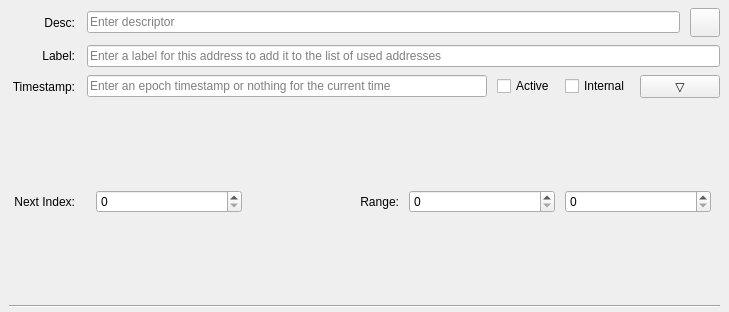
<?xml version="1.0" encoding="UTF-8"?>
<ui version="4.0">
 <class>ImportEntry</class>
 <widget class="QStackedWidget" name="ImportEntry">
  <property name="geometry">
   <rect>
    <x>0</x>
    <y>0</y>
    <width>729</width>
    <height>150</height>
   </rect>
  </property>
  <property name="focusPolicy">
   <enum>Qt::TabFocus</enum>
  </property>
  <property name="autoFillBackground">
   <bool>false</bool>
  </property>
  <widget class="QFrame" name="importDescriptorsEntry">
   <property name="frameShape">
    <enum>QFrame::NoFrame</enum>
   </property>
   <layout class="QGridLayout" name="gridLayoutDescriptor">
    <property name="sizeConstraint">
     <enum>QLayout::SetMinimumSize</enum>
    </property>
    <property name="topMargin">
     <number>8</number>
    </property>
    <property name="bottomMargin">
     <number>4</number>
    </property>
    <property name="horizontalSpacing">
     <number>12</number>
    </property>
    <property name="verticalSpacing">
     <number>8</number>
    </property>
    <item row="0" column="0">
     <widget class="QLabel" name="descriptorLabel">
      <property name="text">
       <string>Desc:</string>
      </property>
      <property name="alignment">
       <set>Qt::AlignRight|Qt::AlignTrailing|Qt::AlignVCenter</set>
      </property>
     </widget>
    </item>
    <item row="0" column="1">
     <layout class="QHBoxLayout" name="payToLayout">
      <property name="spacing">
       <number>10</number>
      </property>
      <item>
       <widget class="QLineEdit" name="descriptor">
        <property name="toolTip">
         <string>Enter descriptor</string>
        </property>
        <property name="placeholderText">
         <string>Enter descriptor</string>
        </property>
       </widget>
      </item>
      <item>
       <widget class="QToolButton" name="deleteDescriptorButton">
        <property name="toolTip">
         <string>Remove this entry</string>
        </property>
        <property name="text">
         <string/>
        </property>
        <property name="icon">
         <iconset resource="../bitcoin.qrc">
          <normaloff>:/icons/remove</normaloff>:/icons/remove</iconset>
        </property>
        <property name="iconSize">
         <size>
          <width>22</width>
          <height>22</height>
         </size>
        </property>
       </widget>
      </item>
     </layout>
    </item>
    <item row="1" column="0">
     <widget class="QLabel" name="labelLabel">
      <property name="text">
       <string>Label:</string>
      </property>
      <property name="alignment">
       <set>Qt::AlignRight|Qt::AlignTrailing|Qt::AlignVCenter</set>
      </property>
     </widget>
    </item>
    <item row="1" column="1">
     <widget class="QLineEdit" name="label">
      <property name="toolTip">
       <string>Label to assign to the address, only allowed with internal=false</string>
      </property>
      <property name="placeholderText">
       <string>Enter a label for this address to add it to the list of used addresses</string>
      </property>
     </widget>
    </item>
    <item row="2" column="0">
     <widget class="QLabel" name="timestampLabel">
      <property name="text">
       <string> Timestamp:</string>
      </property>
      <property name="alignment">
       <set>Qt::AlignRight|Qt::AlignTrailing|Qt::AlignVCenter</set>
      </property>
     </widget>
    </item>
    <item row="2" column="1">
     <layout class="QHBoxLayout" name="horizontalLayoutTimestamp" stretch="0,0,0">
      <property name="spacing">
       <number>10</number>
      </property>
      <item>
       <widget class="QLineEdit" name="timestamp">
        <property name="toolTip">
         <string>Enter an epoch timestamp or nothing for the current time</string>
        </property>
        <property name="placeholderText">
         <string>Enter an epoch timestamp or nothing for the current time</string>
        </property>
       </widget>
      </item>
      <item>
       <widget class="QCheckBox" name="checkboxActive">
        <property name="text">
         <string>Active</string>
        </property>
        <property name="toolTip">
         <string>The fee will be deducted from the amount being sent. The recipient will receive less bitcoins than you enter in the amount field. If multiple recipients are selected, the fee is split equally.</string>
        </property>
       </widget>
      </item>
      <item>
       <widget class="QCheckBox" name="checkboxInternal">
        <property name="text">
         <string>Internal</string>
        </property>
        <property name="toolTip">
         <string>The fee will be deducted from the amount being sent. The recipient will receive less bitcoins than you enter in the amount field. If multiple recipients are selected, the fee is split equally.</string>
        </property>
       </widget>
      </item>
      <item>
       <widget class="QPushButton" name="hiddenButton">
        <property name="text">
         <string>▽</string>
        </property>
       </widget>
      </item>
     </layout>
    </item>
    <item row="3" column="0" >
     <widget class="QLabel" name="nextIndexLabel">
      <property name="text">
       <string>Next Index:</string>
      </property>
      <property name="alignment">
       <set>Qt::AlignRight|Qt::AlignTrailing|Qt::AlignVCenter</set>
      </property>
     </widget>
    </item>
    <item row="3" column="1">
     <widget class="QWidget" name="hiddenMenu">
      <layout class="QHBoxLayout" name="nextIndexLayout">
       <property name="spacing">
        <number>10</number>
       </property>
       <item>
        <widget class="QSpinBox" name="nextIndex">
         <property name="toolTip">
          <string>If a ranged descriptor is set to active, this specifies the next index to generate addresses from</string>
         </property>
        </widget>
       </item>
       <item>
        <widget class="QLabel" name="range">
         <property name="text">
          <string>Range:</string>
         </property>
         <property name="alignment">
          <set>Qt::AlignRight|Qt::AlignTrailing|Qt::AlignVCenter</set>
         </property>
        </widget>
       </item>
       <item>
        <widget class="QSpinBox" name="startRange">
         <property name="toolTip">
          <string>If a ranged descriptor is used, this specifies the end or the range (in the form [begin,end]) to import</string>
         </property>
        </widget>
       </item>
       <item>
        <widget class="QSpinBox" name="endRange">
         <property name="toolTip">
          <string>If a ranged descriptor is used, this specifies the end or the range (in the form [begin,end]) to import</string>
         </property>
        </widget>
       </item>
      </layout>
     </widget>
    </item>
    <item row="4" column="0" colspan="2">
     <widget class="Line" name="line">
      <property name="orientation">
       <enum>Qt::Horizontal</enum>
      </property>
     </widget>
    </item>
   </layout>
  </widget>
  <widget class="QFrame" name="importMultiEntry">
   <property name="frameShape">
    <enum>QFrame::NoFrame</enum>
   </property>
   <layout class="QGridLayout" name="gridLayoutMulti">
    <property name="topMargin">
     <number>8</number>
    </property>
    <property name="bottomMargin">
     <number>4</number>
    </property>
    <property name="horizontalSpacing">
     <number>12</number>
    </property>
    <property name="verticalSpacing">
     <number>8</number>
    </property>
    <item row="0" column="0" colspan="2">
     <layout class="QHBoxLayout">
      <property name="spacing">
       <number>10</number>
      </property>
     <item>
      <widget class="QRadioButton" name="importScriptPubKeyRadio">
       <property name="text">
        <string>Import scriptPubKey</string>
       </property>
       <property name="checked">
        <bool>true</bool>
       </property>
      </widget>
     </item>
     <item>
      <widget class="QRadioButton" name="importDescriptorRadio">
       <property name="text">
        <string>Import Descriptor</string>
       </property>
      </widget>
     </item>
     <item>
      <widget class="QToolButton" name="deleteMultiButton">
       <property name="toolTip">
        <string>Remove this entry</string>
       </property>
       <property name="text">
        <string/>
       </property>
       <property name="icon">
        <iconset resource="../bitcoin.qrc">
         <normaloff>:/icons/remove</normaloff>:/icons/remove</iconset>
       </property>
       <property name="iconSize">
        <size>
         <width>22</width>
         <height>22</height>
        </size>
       </property>
      </widget>
     </item>
     </layout>
    </item>
    <item row="1" column="0">
     <widget class="QLabel" name="scriptPubKeyLabel">
      <property name="text">
       <string>scriptPubKey:</string>
      </property>
      <property name="alignment">
       <set>Qt::AlignRight|Qt::AlignTrailing|Qt::AlignVCenter</set>
      </property>
     </widget>
    </item>
    <item row="1" column="1">
     <layout class="QHBoxLayout" name="horizontalLayoutHideScript" stretch="0,0,0">
      <property name="spacing">
       <number>10</number>
      </property>
      <item>
       <widget class="QLineEdit" name="scriptPubKey">
        <property name="toolTip">
         <string>Enter Address or scriptPubKey</string>
        </property>
        <property name="placeholderText">
         <string>Enter Address or scriptPubKey</string>
        </property>
       </widget>
      </item>
      <item>
       <widget class="QPushButton" name="hideScriptsButton">
        <property name="text">
         <string>▽</string>
        </property>
       </widget>
      </item>
     </layout>
    </item>
    <item row="2" column="0">
     <widget class="QLabel" name="redeemScriptLabel">
      <property name="text">
       <string>Redeem Script:</string>
      </property>
      <property name="alignment">
       <set>Qt::AlignRight|Qt::AlignTrailing|Qt::AlignVCenter</set>
      </property>
     </widget>
    </item>
    <item row="2" column="1">
     <widget class="QLineEdit" name="redeemScript">
      <property name="toolTip">
       <string>Allowed only if the scriptPubKey is a P2SH or P2SH-P2WSH address/scriptPubKey</string>
      </property>
      <property name="placeholderText">
       <string>Allowed only if the scriptPubKey is a P2SH or P2SH-P2WSH address/scriptPubKey</string>
      </property>
     </widget>
    </item>
    <item row="3" column="0">
     <widget class="QLabel" name="witnessScriptLabel">
      <property name="text">
       <string>Witness Script:</string>
      </property>
      <property name="alignment">
       <set>Qt::AlignRight|Qt::AlignTrailing|Qt::AlignVCenter</set>
      </property>
     </widget>
    </item>
    <item row="3" column="1">
     <widget class="QLineEdit" name="witnessScript">
      <property name="toolTip">
       <string>Allowed only if the scriptPubKey is a P2SH or P2SH-P2WSH address/scriptPubKey</string>
      </property>
      <property name="placeholderText">
       <string>Allowed only if the scriptPubKey is a P2SH or P2SH-P2WSH address/scriptPubKey</string>
      </property>
     </widget>
    </item>
    <item row="4" column="0">
     <widget class="QLabel" name="publicKeyLabel">
      <property name="text">
       <string>Public Key:</string>
      </property>
      <property name="alignment">
       <set>Qt::AlignRight|Qt::AlignTrailing|Qt::AlignVCenter</set>
      </property>
     </widget>
    </item>
    <item row="4" column="1">
     <widget class="QLineEdit" name="publicKey">
      <property name="toolTip">
       <string>Enter Public Keys comma separated (e.g. value1,value2,value3)</string>
      </property>
      <property name="placeholderText">
       <string>Enter Public Keys comma separated (e.g. value1,value2,value3)</string>
      </property>
     </widget>
    </item>
    <item row="5" column="0" >
     <widget class="QLabel" name="descLabelMulti">
      <property name="text">
       <string>Descriptor:</string>
      </property>
      <property name="alignment">
       <set>Qt::AlignRight|Qt::AlignTrailing|Qt::AlignVCenter</set>
      </property>
     </widget>
    </item>
    <item row="5" column="1">
     <widget class="QWidget" name="descMulti">
      <layout class="QHBoxLayout" name="descLayoutMulti">
       <property name="spacing">
        <number>10</number>
       </property>
       <item>
        <widget class="QLineEdit" name="desccMulti">
         <property name="toolTip">
          <string>Enter descriptor</string>
         </property>
         <property name="placeholderText">
          <string>Enter descriptor</string>
         </property>
        </widget>
       </item>
       <item>
        <widget class="QLabel" name="rangeMulti">
         <property name="text">
          <string>Range:</string>
         </property>
         <property name="alignment">
          <set>Qt::AlignRight|Qt::AlignTrailing|Qt::AlignVCenter</set>
         </property>
        </widget>
       </item>
       <item>
        <widget class="QSpinBox" name="startRangeMulti">
         <property name="toolTip">
          <string>If a ranged descriptor is used, this specifies the end or the range (in the form [begin,end]) to import</string>
         </property>
        </widget>
       </item>
       <item>
        <widget class="QSpinBox" name="endRangeMulti">
         <property name="toolTip">
          <string>If a ranged descriptor is used, this specifies the end or the range (in the form [begin,end]) to import</string>
         </property>
        </widget>
       </item>
      </layout>
     </widget>
    </item>
    <item row="6" column="0">
     <widget class="QLabel" name="privateKeyLabel">
      <property name="text">
       <string>Private Key:</string>
      </property>
      <property name="alignment">
       <set>Qt::AlignRight|Qt::AlignTrailing|Qt::AlignVCenter</set>
      </property>
     </widget>
    </item>
    <item row="6" column="1">
     <widget class="QLineEdit" name="privateKey">
      <property name="toolTip">
       <string>Enter Private Keys comma separated (e.g. value1,value2,value3)</string>
      </property>
      <property name="placeholderText">
       <string>Enter Private Keys comma separated (e.g. value1,value2,value3)</string>
      </property>
     </widget>
    </item>
    <item row="7" column="0">
     <widget class="QLabel" name="timestampLabelMulti">
      <property name="text">
       <string> Timestamp:</string>
      </property>
      <property name="alignment">
       <set>Qt::AlignRight|Qt::AlignTrailing|Qt::AlignVCenter</set>
      </property>
     </widget>
    </item>
    <item row="7" column="1">
     <layout class="QHBoxLayout" name="horizontalLayoutTimestampMulti" stretch="0,0,0">
      <property name="spacing">
       <number>10</number>
      </property>
      <item>
       <widget class="QLineEdit" name="timestampMulti">
        <property name="toolTip">
         <string>Enter an epoch timestamp or nothing for the current time</string>
        </property>
        <property name="placeholderText">
         <string>Enter an epoch timestamp or nothing for the current time</string>
        </property>
       </widget>
      </item>
      <item>
       <widget class="QCheckBox" name="checkboxInternalMulti">
        <property name="text">
         <string>Internal</string>
        </property>
        <property name="toolTip">
         <string>Stating whether matching outputs should be treated as not incoming payments (also known as change)</string>
        </property>
       </widget>
      </item>
      <item>
       <widget class="QCheckBox" name="checkboxKeyPoolMulti">
        <property name="text">
         <string>Key Pool</string>
        </property>
        <property name="toolTip">
         <string>Stating whether imported public keys should be added to the keypool for when users request new addresses. Only allowed when wallet private keys are disabled</string>
        </property>
       </widget>
      </item>
      <item>
       <widget class="QCheckBox" name="checkboxWatchOnlyMulti">
        <property name="text">
         <string>Watch only</string>
        </property>
        <property name="toolTip">
         <string>Stating whether matching outputs should be considered watchonly.</string>
        </property>
       </widget>
      </item>
     </layout>
    </item>
    <item row="8" column="0">
     <widget class="QLabel" name="labelLabelMulti">
      <property name="text">
       <string>Label:</string>
      </property>
      <property name="alignment">
       <set>Qt::AlignRight|Qt::AlignTrailing|Qt::AlignVCenter</set>
      </property>
     </widget>
    </item>
    <item row="8" column="1">
     <widget class="QLineEdit" name="labelMulti">
      <property name="toolTip">
       <string>Label to assign to the address, only allowed with internal=false</string>
      </property>
      <property name="placeholderText">
       <string>Enter a label for this address to add it to the list of used addresses</string>
      </property>
     </widget>
    </item>
    <item row="9" column="0" colspan="2">
     <widget class="Line" name="lineMulti">
      <property name="orientation">
       <enum>Qt::Horizontal</enum>
      </property>
     </widget>
    </item>
   </layout>
  </widget>
 </widget>
 <resources>
  <include location="../bitcoin.qrc"/>
 </resources>
 <connections/>
</ui>
